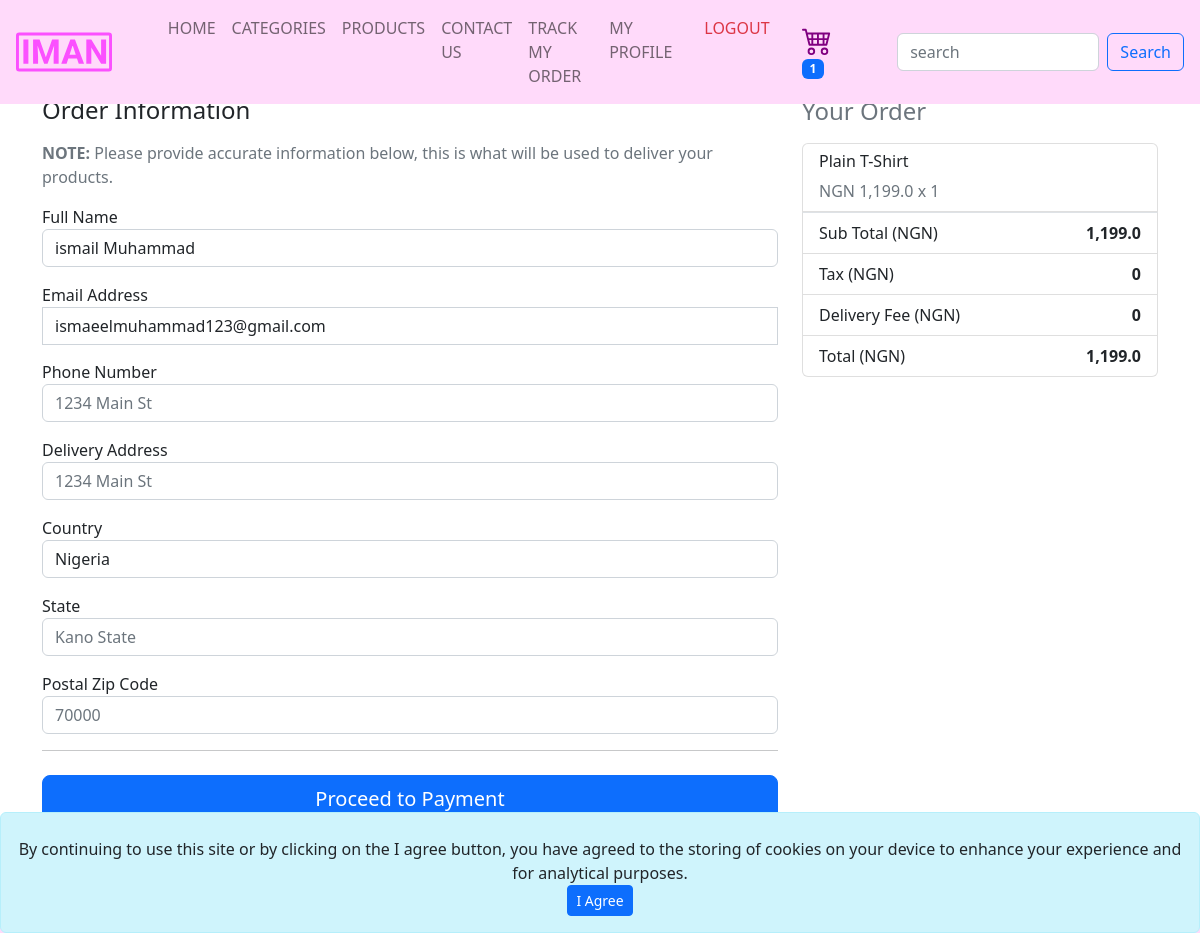
Before: /order/new-order (signed in) with the older database file.
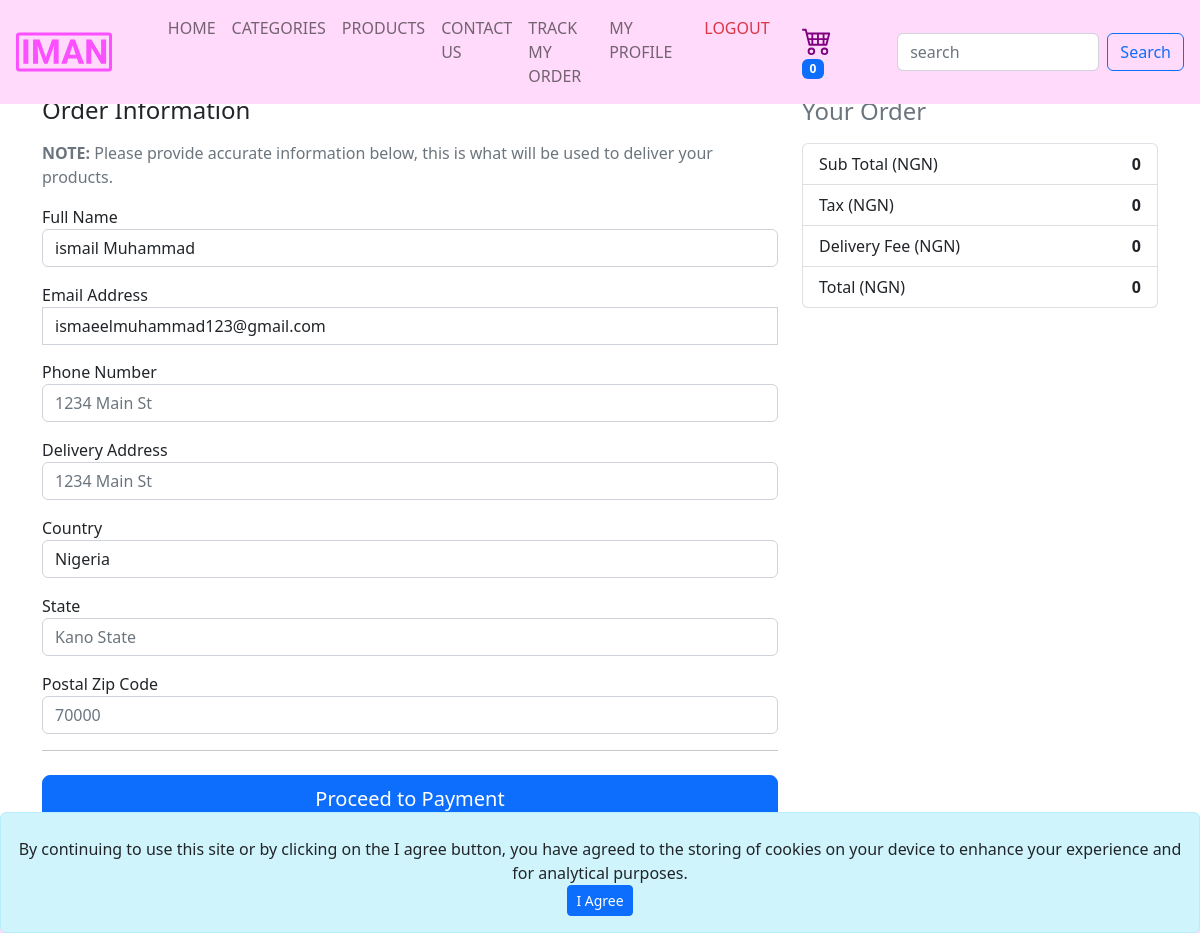
After: the same page with the newer database file.
### products/models.py (models this page shows, shortened)
class Cart(models.Model):
    product = models.ForeignKey(Product, on_delete=models.DO_NOTHING)
    quantity = models.PositiveIntegerField()
    added_at = models.DateTimeField(auto_now_add=True)
    user = models.ForeignKey(
        "user.User", on_delete=models.DO_NOTHING, null=True, blank=True, related_name="cart")
    device = models.CharField(
        max_length=100, null=True, blank=True, default="")
    class Meta:
        verbose_name_plural = "Cart"

class Product(models.Model):
    GENDER_CHOICES = [
        ("M", "Male"),
        ("F", "Female"),
        ("U", "Unisex")
    ]
    brand_name = models.CharField(max_length=200, blank=True, default="")
    gender = models.CharField(max_length=1, choices=GENDER_CHOICES)
    category = models.ForeignKey(
        Category, on_delete=models.CASCADE, null=True, related_name="products")
    name = models.CharField(max_length=30)
    price = models.FloatField()
    product_size = models.CharField(max_length=200, blank=True, default="")
    product_color = models.CharField(max_length=200, blank=True, default="")
    available_quantity = models.PositiveBigIntegerField()
    delivery_days = models.PositiveIntegerField()
    description = models.TextField()
    image = models.ImageField(upload_to="product-images", blank=True)
    added_at = models.DateTimeField(auto_now_add=True)
    added_by = models.ForeignKey(
        "user.User", on_delete=models.DO_NOTHING, limit_choices_to={"staff": True}, related_name="products_added")
    slug = models.CharField(max_length=200, blank=True, default="")

### order/views.py (the view)
# urls.py: path("new-order", views.new_order, name="new_order"),
def new_order(request):
    if request.user.is_authenticated:
        cart_items = request.user.cart.all()
        full_name = request.user.get_full_name()
        email = request.user.email
        phone_number = request.user.mobile_number
    else:
        device = request.COOKIES['device']
        cart_items = Cart.objects.filter(device=device)
    sub_total = 0
    for item in cart_items:
        sub_total += item.product.price * item.quantity
    countries = ['Nigeria']
    tax = 0
    delivery_fee = 0
    total = sub_total + tax + delivery_fee
    context = {
        "cart_items": cart_items,
        "sub_total": sub_total,
        "tax": tax,
        "countries": countries,
        "delivery_fee": delivery_fee,
        "total": total,
        "full_name": full_name,
        "email": email,
        "phone_number": phone_number,
    }
    return render(request, template_name='order/new_order.html', context=context)

### base/cart_count_context.py (called while the page is built)
def get_cart_count(request):
    return {
        "cart_count": request.user.cart.count() if request.user.is_authenticated else Cart.objects.filter(
            device=request.COOKIES.get('device')).count() or '0'
    }

### user/models.py (called while the page is built)
    def get_full_name(self):
        return f"{self.first_name} {self.last_name}"

### order/templates/order/new_order.html (shortened to what the changed rows need)
{% extends 'base/base.html'%} {% load static%} {% load humanize %}
{% block content %}
<section class="container my-5">
    <div class="row">
        <div class="col-md-4 order-md-2 mb-4">
            <ul class="list-group mb-3">
                {% for item in cart_items %}
                <li class="list-group-item justify-content-between lh-condensed">
                    <h6 class="col-12">{{item.product.name}}</h6>
                    <span class="text-muted">NGN {{item.product.price|intcomma }} x {{item.quantity}}</span>
                </li>
                {% endfor %}
                <li class="list-group-item d-flex border-top justify-content-between">
                    <span>Sub Total (NGN)</span>
                    <strong>{{sub_total|intcomma}}</strong>
                </li>
                <li class="list-group-item d-flex justify-content-between">
                    <span>Total (NGN)</span>
                    <strong>{{total|intcomma}}</strong>
                </li>
            </ul>
        </div>
    </div>
</section>
{% endblock %}

Changed rows visible on the page:
removed Cart: product.name "Plain T-Shirt", product.price "1,199.0", quantity "1"
Other visible differences:
{{ cart_count }}: "1" → "0"
{{ sub_total|intcomma }}: "1,199.0" → "0"
{{ total|intcomma }}: "1,199.0" → "0"
